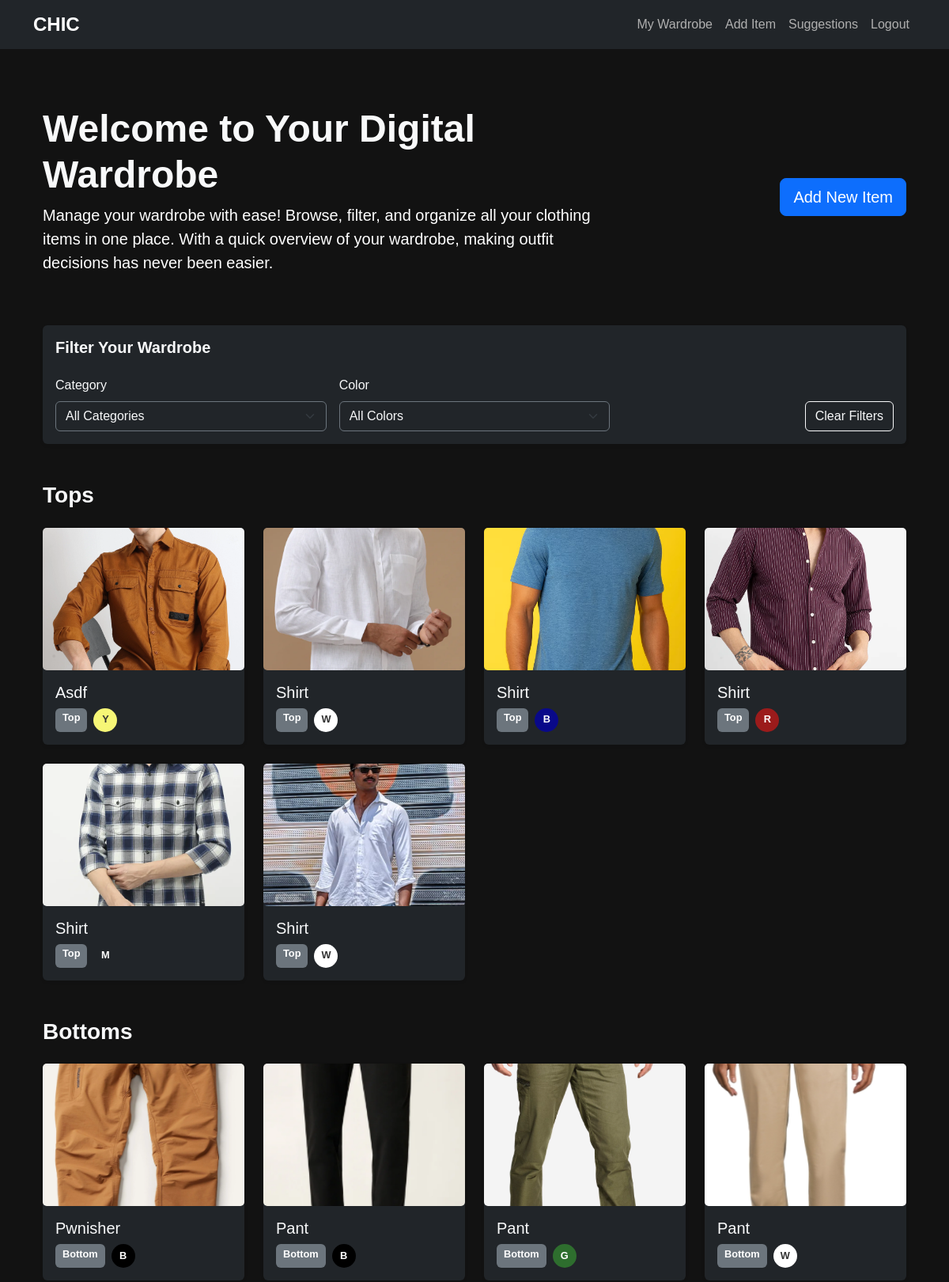
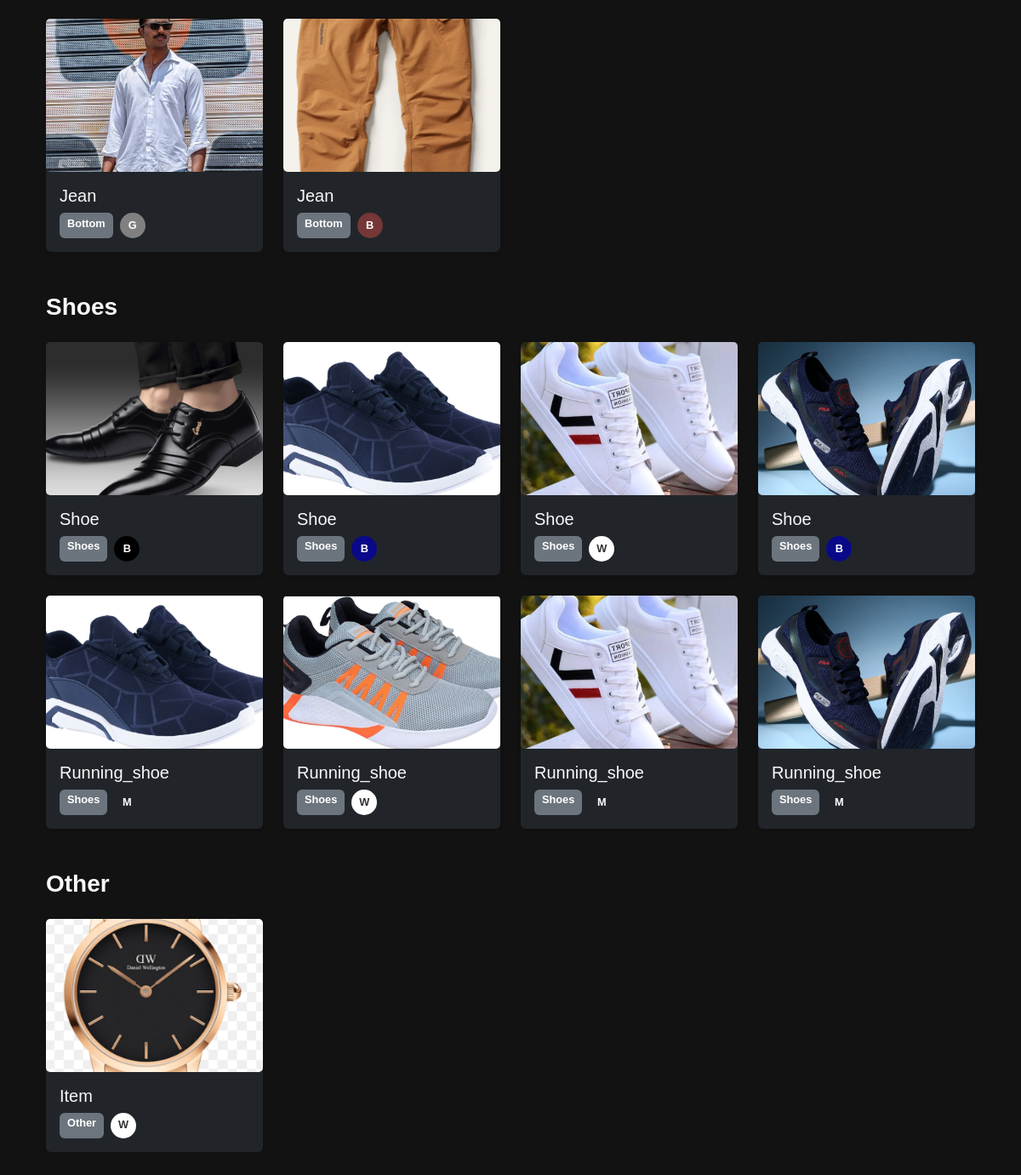
/wardrobe (signed in), run on the app's committed database (2 pictures, top to bottom).
### simple-wardrobe-app.py (models this page shows)
class ClothingItem(db.Model):
    id = db.Column(db.Integer, primary_key=True)
    name = db.Column(db.String(100), nullable=False)
    category = db.Column(db.String(50), nullable=False)
    color = db.Column(db.String(50), nullable=False)
    image_path = db.Column(db.String(200))
    user_id = db.Column(db.Integer, db.ForeignKey('user.id'), nullable=False)

### simple-wardrobe-app.py (the view)
@app.route('/wardrobe')
@login_required
def wardrobe():
    category_filter = request.args.get('category', 'all')
    color_filter = request.args.get('color', 'all')
    query = ClothingItem.query.filter_by(user_id=current_user.id)
    if category_filter != 'all':
        query = query.filter_by(category=category_filter)
    if color_filter != 'all':
        query = query.filter_by(color=color_filter)
    items = query.all()
    categorized_items = {
        'top': [],
        'bottom': [],
        'dress': [],
        'outerwear': [],
        'shoes': [],
        'other': []
    }
    all_colors = set()
    for item in items:
        categorized_items[item.category].append(item)
        all_colors.add(item.color)
    return render_template('wardrobe.html',
                         categorized_items=categorized_items,
                         all_colors=sorted(list(all_colors)),
                         current_category=category_filter,
                         current_color=color_filter)

### simple-wardrobe-app.py (called while the page is built)
@login_manager.user_loader
def load_user(user_id):
    return User.query.get(int(user_id))

### templates/wardrobe.html (shortened to what this page needs)
{% extends "base.html" %}
{% block content %}
<div class="container-fluid py-5">
    <div class="row mb-5">
        <div class="col-lg-8">
            <h1 class="fw-bold display-5 text-light">Welcome to Your Digital Wardrobe</h1>
            <p class="lead text-white">
                Manage your wardrobe with ease! Browse, filter, and organize all your clothing items in one place.
                With a quick overview of your wardrobe, making outfit decisions has never been easier.
            </p>
        </div>
        <div class="col-lg-4 text-end align-self-center">
            <a href="{{ url_for('add_item') }}" class="btn btn-primary btn-lg">Add New Item</a>
        </div>
    </div>
    <div class="row mb-5">
        <div class="col-12">
            <div class="card border-0 shadow-sm bg-dark">
                <div class="card-body">
                    <h5 class="card-title fw-bold mb-4 text-light">Filter Your Wardrobe</h5>
                    <form action="{{ url_for('wardrobe') }}" method="get" class="row g-3 align-items-end">
                        <div class="col-md-4">
                            <label class="form-label text-light">Category</label>
                            <select name="category" class="form-select bg-dark text-light border-secondary" onchange="this.form.submit()">
                                <option value="all" {% if current_category == 'all' %}selected{% endif %}>All Categories</option>
                            </select>
                        </div>
                        <div class="col-md-4">
                            <label class="form-label text-light">Color</label>
                            <select name="color" class="form-select bg-dark text-light border-secondary" onchange="this.form.submit()">
                                <option value="all" {% if current_color == 'all' %}selected{% endif %}>All Colors</option>
                            </select>
                        </div>
                        <div class="col-md-4 text-end">
                            <a href="{{ url_for('wardrobe') }}" class="btn btn-outline-light">Clear Filters</a>
                        </div>
                    </form>
                </div>
            </div>
        </div>
    </div>
    {% set categories = [
        ('top', 'Tops'),
        ('bottom', 'Bottoms'),
        ('dress', 'Dresses'),
        ('outerwear', 'Outerwear'),
        ('shoes', 'Shoes'),
        ('other', 'Other')
    ] %}
    {% for category_id, category_name in categories %}
        {% if categorized_items[category_id] %}
            <div class="mb-5">
                <h3 class="fw-semibold text-light mb-4">{{ category_name }}</h3>
                <div class="row g-4">
                    {% for item in categorized_items[category_id] %}
                        <div class="col-6 col-md-4 col-lg-3">
                            <div class="card h-100 shadow-sm border-0 bg-dark">
                                <div class="card-img-wrapper" style="height: 180px; overflow: hidden;">
                                    <img src="{{ url_for('static', filename='uploads/' + item.image_path) }}"
                                         class="card-img-top h-100 w-100"
                                         style="object-fit: cover;"
                                         alt="{{ item.name }}">
                                </div>
                                <div class="card-body">
                                    <h5 class="card-title text-light">{{ item.name|title }}</h5>
                                    <div class="d-flex gap-2">
                                        <span class="badge bg-secondary">{{ item.category|title }}</span>
                                        <span class="badge rounded-circle"
                                              style="background-color: {{ item.color }};
                                                     filter: saturate(50%);
                                                     color: {% if item.color in ['white', 'yellow', 'beige', 'light blue', 'light green'] %}#333333{% else %}#ffffff{% endif %};
                                                     width: 30px;
                                                     height: 30px;
                                                     display: inline-flex;
                                                     align-items: center;
                                                     justify-content: center;">
                                            {{ item.color[0]|upper }}
                                        </span>
                                    </div>
                                </div>
                            </div>
                        </div>
                    {% endfor %}
                </div>
            </div>
        {% endif %}
    {% endfor %}
</div>
{% endblock %}

### templates/base.html (shortened to what this page needs)
<!DOCTYPE html>
<html lang="en">
<head>
    <link href="https://cdn.jsdelivr.net/npm/bootstrap@5.3.0/dist/css/bootstrap.min.css" rel="stylesheet">
</head>
<body>
    <nav class="navbar navbar-expand-lg navbar-dark bg-dark mb-4">
        <div class="container">
            <a class="navbar-brand" href="{{ url_for('home') }}">CHIC</a>
            <div class="collapse navbar-collapse" id="navbarNav">
                <ul class="navbar-nav ms-auto">
                    {% if current_user.is_authenticated %}
                        <li class="nav-item"><a class="nav-link" href="{{ url_for('wardrobe') }}">My Wardrobe</a></li>
                        <li class="nav-item"><a class="nav-link" href="{{ url_for('add_item') }}">Add Item</a></li>
                        <li class="nav-item"><a class="nav-link" href="{{ url_for('suggestions') }}">Suggestions</a></li>
                        <li class="nav-item"><a class="nav-link" href="{{ url_for('logout') }}">Logout</a></li>
                    {% else %}
                        <li class="nav-item"><a class="nav-link" href="{{ url_for('login') }}">Login</a></li>
                        <li class="nav-item"><a class="nav-link" href="{{ url_for('register') }}">Register</a></li>
                    {% endif %}
                </ul>
            </div>
        </div>
    </nav>
    <div class="container">
        {% block content %}{% endblock %}
    </div>
</body>
</html>

### templates/base.html (style rules this page uses)
body { background-color: #121212; color: #e0e0e0; font-family: Arial, sans-serif; }
.navbar-brand { font-weight: bold; font-size: 1.5rem; color: #fff !important; }
.card { box-shadow: 0 2px 8px rgba(255, 255, 255, 0.1); transition: transform 0.3s; border: none; background-color: #1e1e1e; color: #e0e0e0; }
.card-img-top { height: 180px; object-fit: cover; border-radius: 5px; }
.nav-link { color: #b0b0b0 !important; }

### templates/wardrobe.html (style rules this page uses)
.card { transition: transform 0.2s; box-shadow: 0 2px 6px rgba(255, 255, 255, 0.1); }
.badge { font-size: 0.8rem; padding: 0.5em 0.7em; }

### data on the page
ClothingItem: image_path (picture), name "Asdf", category "Top", color "Y"
ClothingItem: image_path (picture), name "Shirt", category "Top", color "W"
ClothingItem: image_path (picture), name "Shirt", category "Top", color "B"
ClothingItem: image_path (picture), name "Shirt", category "Top", color "R"
ClothingItem: image_path (picture), name "Shirt", category "Top", color "M"
ClothingItem: image_path (picture), name "Shirt", category "Top", color "W"
ClothingItem: image_path (picture), name "Pwnisher", category "Bottom", color "B"
ClothingItem: image_path (picture), name "Pant", category "Bottom", color "B"
ClothingItem: image_path (picture), name "Pant", category "Bottom", color "G"
ClothingItem: image_path (picture), name "Pant", category "Bottom", color "W"
ClothingItem: image_path (picture), name "Jean", category "Bottom", color "G"
ClothingItem: image_path (picture), name "Jean", category "Bottom", color "B"
ClothingItem: image_path (picture), name "Shoe", category "Shoes", color "B"
ClothingItem: image_path (picture), name "Shoe", category "Shoes", color "B"
ClothingItem: image_path (picture), name "Shoe", category "Shoes", color "W"
ClothingItem: image_path (picture), name "Shoe", category "Shoes", color "B"
ClothingItem: image_path (picture), name "Running_shoe", category "Shoes", color "M"
ClothingItem: image_path (picture), name "Running_shoe", category "Shoes", color "W"
ClothingItem: image_path (picture), name "Running_shoe", category "Shoes", color "M"
ClothingItem: image_path (picture), name "Running_shoe", category "Shoes", color "M"
ClothingItem: image_path (picture), name "Item", category "Other", color "W"

### other printed values
{{ category_name }} "Tops" "Bottoms" "Shoes" "Other"
